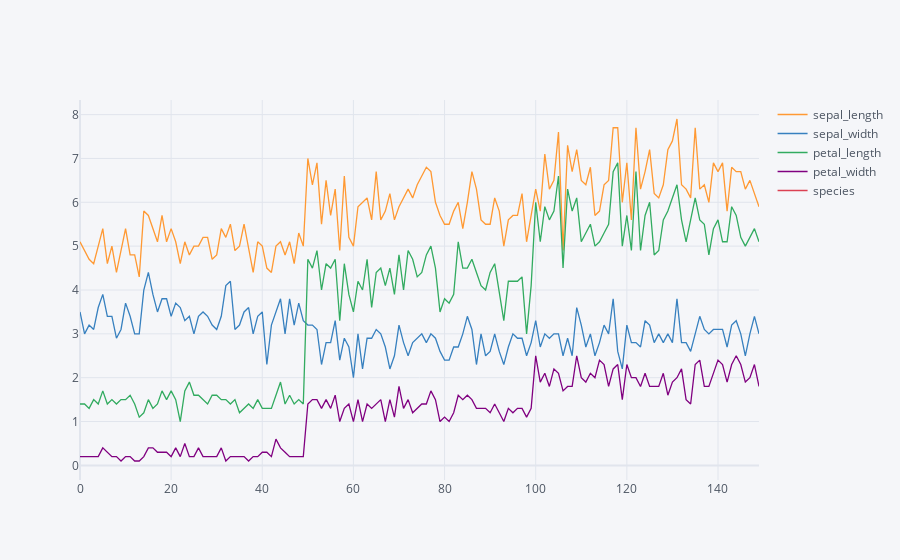

Notebook cell for this chart:
### Code cell
df1.iplot()

### Figure 1 — Plotly figure (JSON) as saved in the notebook; plotly's stock layout.template omitted (floating-point values rounded to 4 significant figures; data arrays with more than 128 entries replaced by an {"elided": "..."} marker saying what was removed)
{"data": [{"line": {"color": "rgba(255, 153, 51, 1.0)", "dash": "solid", "shape": "linear", "width": 1.3}, "mode": "lines", "name": "sepal_length", "text": "", "type": "scatter", "x": {"elided": "150 int values"}, "y": {"elided": "150 float values"}}, {"line": {"color": "rgba(55, 128, 191, 1.0)", "dash": "solid", "shape": "linear", "width": 1.3}, "mode": "lines", "name": "sepal_width", "text": "", "type": "scatter", "x": {"elided": "150 int values"}, "y": {"elided": "150 float values"}}, {"line": {"color": "rgba(50, 171, 96, 1.0)", "dash": "solid", "shape": "linear", "width": 1.3}, "mode": "lines", "name": "petal_length", "text": "", "type": "scatter", "x": {"elided": "150 int values"}, "y": {"elided": "150 float values"}}, {"line": {"color": "rgba(128, 0, 128, 1.0)", "dash": "solid", "shape": "linear", "width": 1.3}, "mode": "lines", "name": "petal_width", "text": "", "type": "scatter", "x": {"elided": "150 int values"}, "y": {"elided": "150 float values"}}, {"line": {"color": "rgba(219, 64, 82, 1.0)", "dash": "solid", "shape": "linear", "width": 1.3}, "mode": "lines", "name": "species", "text": "", "type": "scatter", "x": {"elided": "150 int values"}, "y": {"elided": "150 str values"}}], "layout": {"legend": {"bgcolor": "#F5F6F9", "font": {"color": "#4D5663"}}, "paper_bgcolor": "#F5F6F9", "plot_bgcolor": "#F5F6F9", "title": {"font": {"color": "#4D5663"}}, "xaxis": {"gridcolor": "#E1E5ED", "showgrid": true, "tickfont": {"color": "#4D5663"}, "title": {"font": {"color": "#4D5663"}, "text": ""}, "zerolinecolor": "#E1E5ED"}, "yaxis": {"gridcolor": "#E1E5ED", "showgrid": true, "tickfont": {"color": "#4D5663"}, "title": {"font": {"color": "#4D5663"}, "text": ""}, "zerolinecolor": "#E1E5ED"}}}
